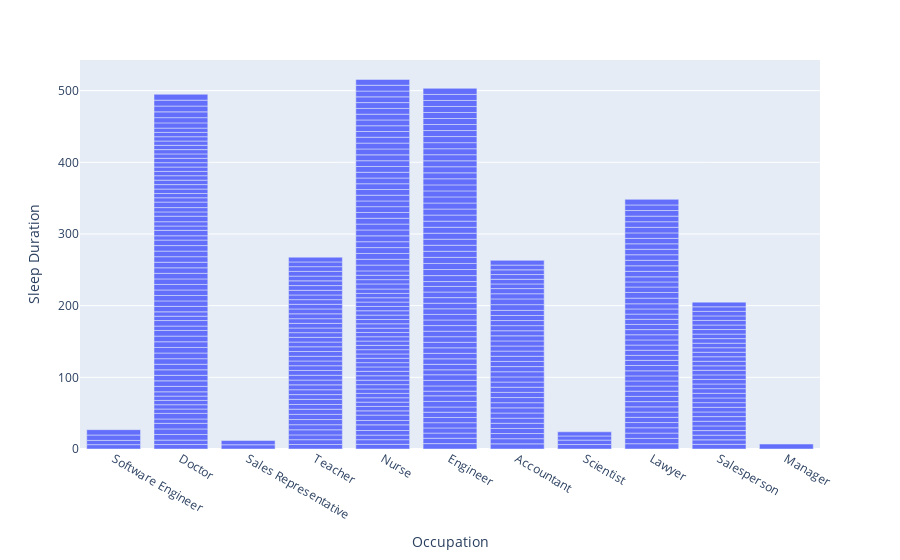

The cell this chart's notebook holds for it:
### Code cell
occupations = df['Occupation'].unique()
px.bar(df, x='Occupation', y='Sleep Duration')

### Figure 1 — Plotly figure (JSON) as saved in the notebook; plotly's stock layout.template omitted (floating-point values rounded to 4 significant figures; data arrays with more than 128 entries replaced by an {"elided": "..."} marker saying what was removed)
{"data": [{"alignmentgroup": "True", "hovertemplate": "Occupation=%{x}<br>Sleep Duration=%{y}<extra></extra>", "legendgroup": "", "marker": {"color": "#636efa", "pattern": {"shape": ""}}, "name": "", "offsetgroup": "", "orientation": "v", "showlegend": false, "textposition": "auto", "type": "bar", "x": {"elided": "374 str values"}, "xaxis": "x", "y": {"elided": "374 float values"}, "yaxis": "y"}], "layout": {"barmode": "relative", "legend": {"tracegroupgap": 0}, "margin": {"t": 60}, "xaxis": {"anchor": "y", "domain": [0, 1], "title": {"text": "Occupation"}}, "yaxis": {"anchor": "x", "domain": [0, 1], "title": {"text": "Sleep Duration"}}}}
